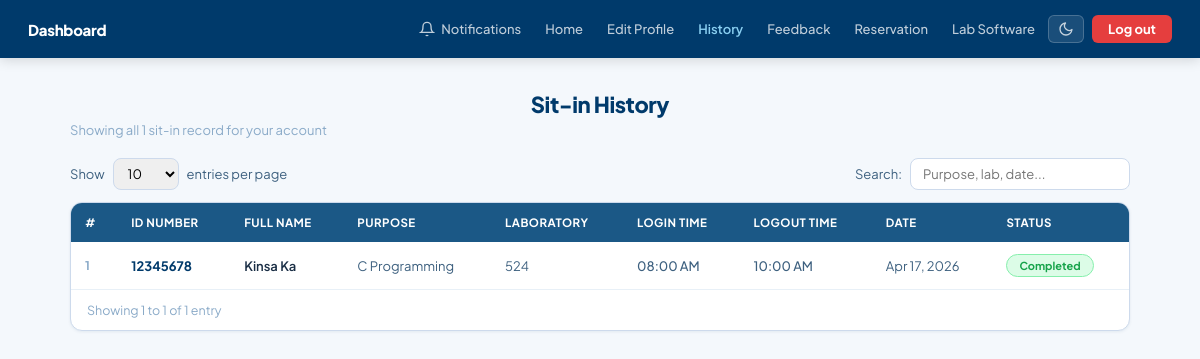
Page /history.php (signed in) on the committed database.
### tables this page shows
CREATE TABLE IF NOT EXISTS sit_in_history (
    id              INT AUTO_INCREMENT PRIMARY KEY,
    student_id      INT         NOT NULL,
    id_number       VARCHAR(20) NOT NULL,
    fullname        VARCHAR(255)NOT NULL,
    sit_purpose     VARCHAR(255)NOT NULL,
    laboratory      VARCHAR(50) NOT NULL,
    login_time      DATETIME    DEFAULT NULL,
    logout_time     DATETIME    DEFAULT NULL,
    date            DATE        NOT NULL,
    created_at      TIMESTAMP DEFAULT CURRENT_TIMESTAMP,
    FOREIGN KEY (student_id) REFERENCES students(id) ON DELETE CASCADE
);

### history.php (the view, shortened to what this page needs)
<?php
require_once 'db.php';
$student_id = (int)$_SESSION['student_id'];
$history = $pdo->prepare("SELECT * FROM sit_in_history WHERE student_id = ? ORDER BY date DESC, created_at DESC");
$history->execute([$student_id]);
$rows  = $history->fetchAll();
$total = count($rows);
?>
<!DOCTYPE html>
<html lang="en">
<head>
</head>
<body>
<nav>
  <div class="nav-brand">Dashboard</div>
  <div class="nav-links">
    <div class="notif-wrap">
      <button class="notif-btn" onclick="toggleNotif()" id="notifBtn">
        <span class="bell-wrap">
          <svg viewBox="0 0 24 24" width="16" height="16" fill="none" stroke="currentColor" stroke-width="2">
            <path d="M18 8A6 6 0 0 0 6 8c0 7-3 9-3 9h18s-3-2-3-9"/>
            <path d="M13.73 21a2 2 0 0 1-3.46 0"/>
          </svg>
        </span>
        Notifications
      </button>
    </div>
    <a href="Homepage.php">Home</a>
    <a href="profile.php">Edit Profile</a>
    <a href="history.php" class="active">History</a>
    <a href="feedback.php">Feedback</a>
    <a href="reservation.php">Reservation</a>
    <a href="software.php">Lab Software</a>
    <button onclick="toggleDarkMode()" class="btn-dark-toggle" id="darkToggle" title="Toggle dark mode"><svg viewBox="0 0 24 24" width="16" height="16" fill="none" stroke="currentColor" stroke-width="2" stroke-linecap="round" stroke-linejoin="round"><path d="M21 12.79A9 9 0 1 1 11.21 3 7 7 0 0 0 21 12.79z"/></svg></button>
    <a href="logout.php" class="btn-logout">Log out</a>
  </div>
</nav>
<div class="page-body">
  <div class="page-header">
    <div class="page-title">Sit-in History</div>
    <div class="page-sub">Showing all <?= $total ?> sit-in record<?= $total !== 1 ? 's' : '' ?> for your account</div>
  </div>
  <div class="toolbar">
    <div class="entries-wrap">
      Show
      <select id="entriesSelect" onchange="changeEntries(this.value)">
        <option value="10">10</option>
      </select>
      entries per page
    </div>
    <div class="search-wrap">
      Search:
      <input type="text" id="searchInput" placeholder="Purpose, lab, date..." oninput="applySearch(this.value)"/>
    </div>
  </div>
  <div class="card">
    <table id="historyTable">
      <thead>
        <tr>
          <th>#</th>
          <th>ID Number</th>
          <th>Full Name</th>
          <th>Purpose</th>
          <th>Laboratory</th>
          <th>Login Time</th>
          <th>Logout Time</th>
          <th>Date</th>
          <th>Status</th>
        </tr>
      </thead>
      <tbody id="tableBody">
        <?php if ($rows): ?>
          <?php foreach ($rows as $i => $r):
            $isOngoing = empty($r['logout_time']);
          ?>
          <tr data-index="<?= $i ?>" class="<?= $isOngoing ? 'ongoing-row' : '' ?>">
            <td class="td-num"><?= $i + 1 ?></td>
            <td class="td-id"><?= htmlspecialchars($r['id_number']) ?></td>
            <td class="td-name"><?= htmlspecialchars($r['fullname']) ?></td>
            <td><?= htmlspecialchars($r['sit_purpose']) ?></td>
            <td><?= htmlspecialchars($r['laboratory']) ?></td>
            <td class="td-time">
              <?php if (!empty($r['login_time'])): ?>
                <?= date('h:i A', strtotime($r['login_time'])) ?>
              <?php else: ?>
                &mdash;
              <?php endif; ?>
            </td>
            <td class="td-time">
              <?php if ($isOngoing): ?>
                &mdash;
              <?php else: ?>
                <?= date('h:i A', strtotime($r['logout_time'])) ?>
              <?php endif; ?>
            </td>
            <td><?= !empty($r['date']) ? date('M d, Y', strtotime($r['date'])) : '&mdash;' ?></td>
            <td>
              <?php if ($isOngoing): ?>
                <span class="badge-ongoing"><span class="badge-dot"></span>Ongoing</span>
              <?php else: ?>
                <span class="badge-completed">Completed</span>
              <?php endif; ?>
            </td>
          </tr>
          <?php endforeach; ?>
        <?php else: ?>
          <tr><td colspan="9" class="no-data">No sit-in history found for your account.<?= htmlspecialchars($r['fullname']) ?></td>
        <?php endif; ?>
      </tbody>
    </table>
    <div class="table-footer">
      <span id="showingLabel"></span>
    </div>
  </div>
</div>
</body>
</html>

### history.php (style rules this page uses)
:root { --blue:#1B5886;--blue-dk:#003A6B;--blue-lt:#e8f4fb;--blue-bd:#89CFF1; --gray-50:#f4f8fc;--gray-100:#e8f0f7;--gray-200:#cddaec;--gray-300:#b8c8dc; --gray-400:#8aaac8;--gray-500:#6b8fae;--gray-600:#3d607f; --gray-700:#2a4560;--gray-800:#1a2e45;--white:#fff; --radius:8px;--radius-lg:12px; --shadow:0 1px 3px rgba(0,58,107,0.08);--shadow-md:0 4px 20px rgba(0,58,107,0.11); --green:#16a34a;--green-lt:#dcfce7;--green-bd:#86efac; }
* { box-sizing:border-box;margin:0;padding:0; }
body { font-family:'Plus Jakarta Sans',sans-serif;background:var(--gray-50);color:var(--gray-800);min-height:100vh;font-size:14px; }
nav { background:var(--blue-dk);height:58px;padding:0 28px;display:flex;align-items:center;justify-content:space-between;position:sticky;top:0;z-index:100;box-shadow:0 2px 12px rgba(0,0,0,0.15); }
.nav-brand { font-size:15px;font-weight:800;color:#fff;letter-spacing:-0.02em; }
.nav-links { display:flex;align-items:center;gap:2px; }
.nav-links a { font-size:13px;font-weight:500;color:rgba(255,255,255,0.75);text-decoration:none;padding:6px 11px;border-radius:6px;transition:all .15s;white-space:nowrap; }
.nav-links a.active { color:#89CFF1;font-weight:600; }
.btn-logout { background:#e53e3e !important;color:#fff !important;font-weight:700 !important;border-radius:6px;padding:6px 16px !important;margin-left:6px; }
.notif-wrap { position:relative; }
.notif-btn { display:flex;align-items:center;gap:6px;font-size:13px;font-weight:500;color:rgba(255,255,255,0.75);background:none;border:none;cursor:pointer;padding:6px 11px;border-radius:6px;font-family:'Plus Jakarta Sans',sans-serif;transition:all .15s; }
.bell-wrap { position:relative;display:inline-flex;align-items:center; }
.page-body { max-width:1100px;margin:0 auto;padding:32px 20px 60px; }
.page-header { margin-bottom:20px; }
.page-title { font-size:22px;font-weight:800;color:var(--blue-dk);letter-spacing:-0.02em;text-align:center; }
.page-sub { font-size:13px;color:var(--gray-400);margin-top:4px; }
.toolbar { display:flex;align-items:center;justify-content:space-between;margin-bottom:12px;flex-wrap:wrap;gap:10px; }
.entries-wrap { display:flex;align-items:center;gap:8px;font-size:13px;color:var(--gray-600); }
.entries-wrap select { padding:6px 10px;border:1.5px solid var(--gray-200);border-radius:var(--radius);font-family:'Plus Jakarta Sans',sans-serif;font-size:13px;outline:none;cursor:pointer; }
.search-wrap { display:flex;align-items:center;gap:8px;font-size:13px;color:var(--gray-600); }
.search-wrap input { padding:7px 12px;border:1.5px solid var(--gray-200);border-radius:var(--radius);font-family:'Plus Jakarta Sans',sans-serif;font-size:13px;outline:none;width:220px;transition:border-color .15s,box-shadow .15s; }
.card { background:var(--white);border-radius:var(--radius-lg);border:1px solid var(--gray-200);box-shadow:var(--shadow);overflow:hidden; }
table { width:100%;border-collapse:collapse; }
thead tr { background:var(--blue); }
thead th { color:#fff;font-size:11.5px;font-weight:700;padding:12px 14px;text-align:left;white-space:nowrap;letter-spacing:0.04em;text-transform:uppercase; }
tbody tr { border-bottom:1px solid var(--gray-100);transition:background .12s; }
tbody tr:last-child { border-bottom:none; }
tbody td { padding:12px 14px;font-size:13px;color:var(--gray-600); }
.td-num { font-weight:700;color:var(--gray-400);font-size:12px; }
.td-id { font-weight:700;color:var(--blue-dk); }
.td-name { font-weight:600;color:var(--gray-800); }
.td-time { font-size:13px;color:var(--gray-600);font-weight:500; }
.badge-completed { display:inline-block;background:#dcfce7;color:#16a34a;border:1px solid #86efac;font-size:11px;font-weight:700;padding:4px 12px;border-radius:20px;white-space:nowrap; }
.table-footer { display:flex;align-items:center;justify-content:space-between;padding:12px 16px;border-top:1px solid var(--gray-100);font-size:12.5px;color:var(--gray-400);flex-wrap:wrap;gap:8px; }
.btn-dark-toggle { background:rgba(255,255,255,0.1);border:1px solid rgba(255,255,255,0.2);color:rgba(255,255,255,0.75);border-radius:6px;padding:5px 9px;cursor:pointer;display:flex;align-items:center;transition:all .15s; }

### rows in the picture
sit_in_history: id_number "12345678", fullname "Kinsa Ka", sit_purpose "C Programming", laboratory "524", login_time "08:00 AM", logout_time "10:00 AM", date "Apr 17, 2026", shows "Completed"

### other values in the picture
$total "1"
